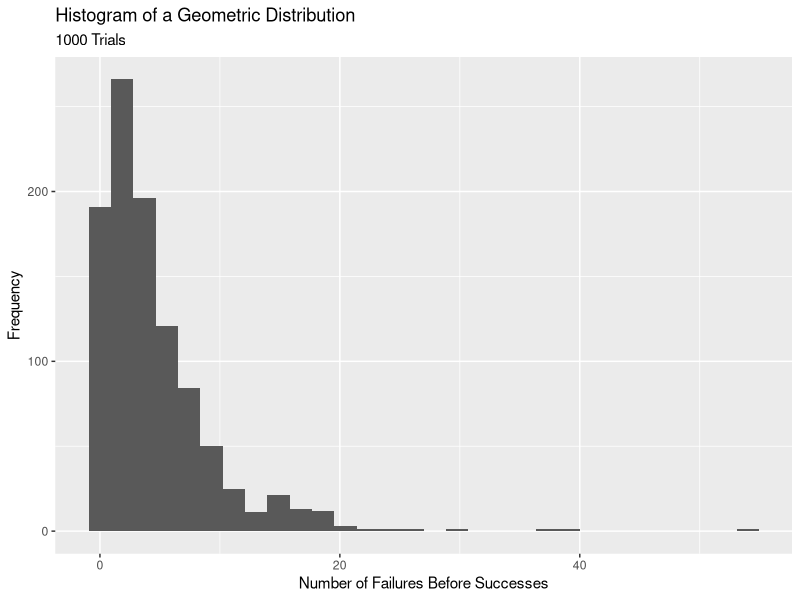

Here is the R script that generated this plot:
library(tidyverse)

geom_dist <- rgeom(1000,0.2)
geom_dist_df <- data.frame("n_failures_before_success" = geom_dist)
geom_dist_df_summary <- geom_dist_df %>% 
  summarize("Mean" = round(mean(n_failures_before_success),2),
            "Variance" = round(sd(n_failures_before_success),2),
            "Standard Diviation" = round(var(n_failures_before_success),2))
for(n_fail in geom_dist){
  if(n_fail == 0){
    match_ind <- which(geom_dist == 0)[1]
    break
  }
}
print(match_ind)
print(geom_dist_df_summary)
ggplot(data = geom_dist_df,mapping = aes(x=n_failures_before_success))+
  geom_histogram()+
    labs(x="Number of Failures Before Successes",
         y="Frequency",
         title = "Histogram of a Geometric Distribution",
         subtitle = "1000 Trials")

hypergeom_prob <- function(success,n_success,n,N){
  M <- success
  L <- N-M
  x <- n_success
  x_ <- n-x
  numerator <- choose(M,x) * choose(L,x_)
  dinominator <- choose(N,n)
  probability <- numerator / dinominator
  return(probability)
}
estimated_success_40 <- 40*0.1
estimated_success_5000 <- 5000*0.1
popu_40 <- 1-hypergeom_prob(estimated_success_40,1,10,40)
popu_5000 <- 1-hypergeom_prob(estimated_success_5000,1,10,5000)

sum_cumulitative <- c()
for (i in 2:10) {
  sum_cumulitative <- c(sum_cumulitative,hypergeom_prob(estimated_success_5000,i,10,5000))
}
print(sum(sum_cumulitative))
